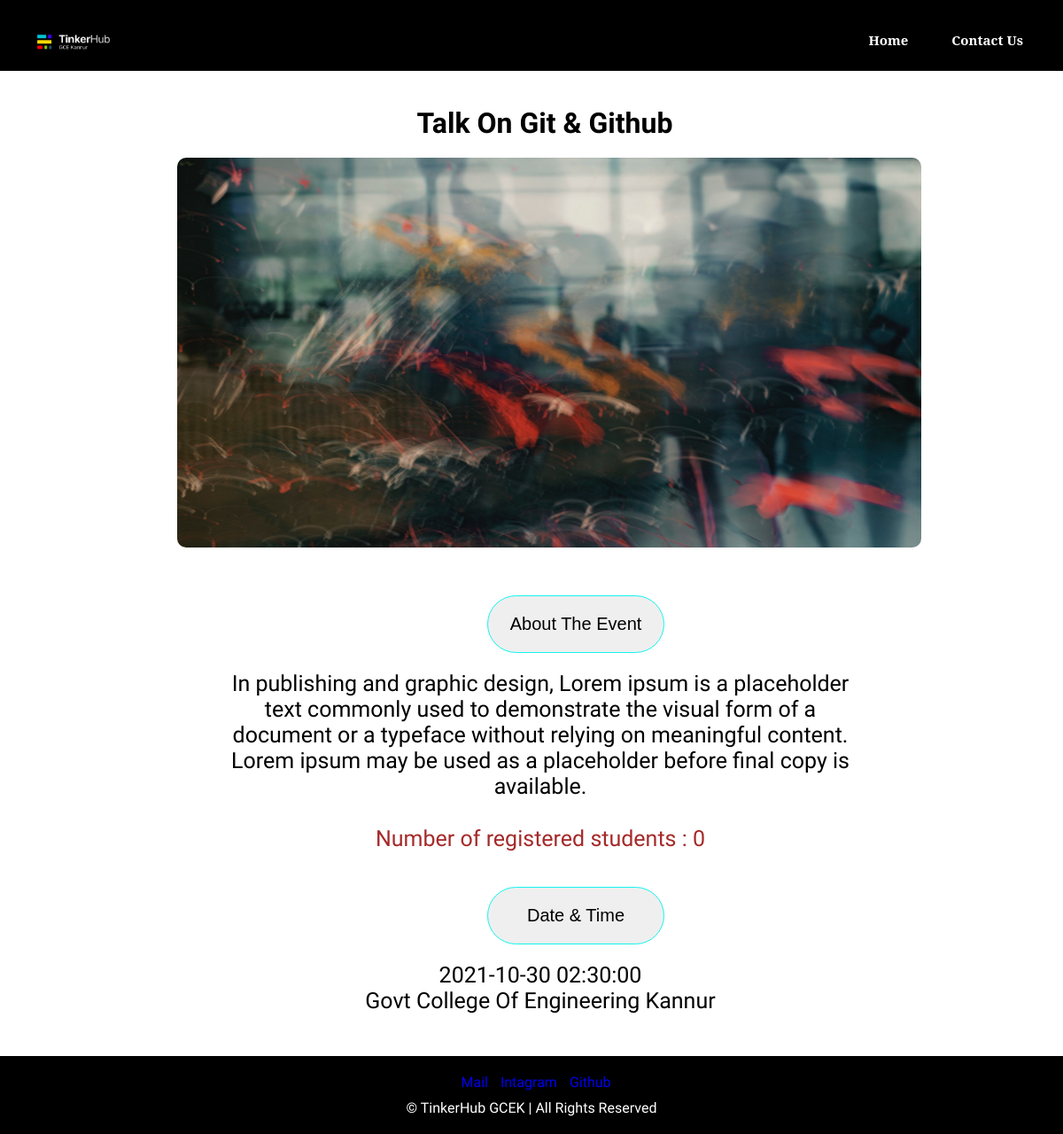
The app's page /event_details/46 with its own data.
### event/models.py (models this page shows)
class Event(models.Model):
    name = models.CharField('Event Name',max_length=120)
    venue = models.CharField('Venue Name',max_length=120)
    event_date = models.CharField('Event Date',max_length=80,blank=True,null=True)
    image = models.ImageField(blank=True,null=True,upload_to='img/')
    description = models.TextField(blank=True)
    def __str__(self):
        return self.name

### event/views.py (the view)
# urls.py: path('event_details/<event_id>',views.event_details,name="event-details"),
def event_details(request,event_id):
    event = Event.objects.get(pk=event_id)
    count = Student.objects.filter(event=event).count()
    return render(request,'events/details.html',{
        "event" : event,
        "count" : count
    })

### event/templates/events/details.html (shortened to what this page needs)
{% load static %}
<!DOCTYPE html>
<html lang="en">
<head>
    <link rel="stylesheet" type="text/css" href="{% static '/css/details.css' %}">
</head>
<body>
    <div class="main" >
        <div class="of">
        <a href="{% url 'home' %}"><img class="logo" src="{% static 'img/logo.png' %}" alt="logo of tinkerhub"></a>
        <div class="nav">
            <nav>
                <ul>
                    <li><a href="{% url 'home' %}">Home</a></li>
                    <li><a href="#footer">Contact Us</a></li>
                </ul>
            </nav>
        </div>
    </div>
        <div class="first">
            <h1>{{ event }}</h1>
            <img src="{{ event.image.url }}" alt="image of buit from zero" width="400px" height="440px"><br>
            <div class="text">
                <button class="onn">About The Event</button>
                <p>{{ event.description }}</p>
                <p style="color: brown;">Number of registered students : {{ count }} </p>
                <button class="rand">Date & Time</button>
                <p>{{ event.event_date }}<br>{{ event.venue }}</p>
            </div>
        </div>
          <br>
          <div id="footer">
            <a class="footerlink" href="https://webmail.au.syrahost.com/" target="blank">Mail</a>
            <a class="footerlink" href="#">Intagram</a>
            <a class="footerlink" href="#">Github</a>
            <p>&copy; TinkerHub GCEK | All Rights Reserved</p>
        </div>
    </div>
</body>
</html>

### static/css/details.css (style rules this page uses)
* { margin: 0; padding: 0; scroll-behavior: smooth; }
.main { width: 100%; height: 100vh; }
.of { background-color: black; height: 80px; }
.logo { width: 8%; border-radius: 50%; margin-left: 35px; margin-top: 0; margin-bottom: 20px; }
.nav { float: right; list-style: none; margin-top: 10px; font-family: 'Noto Serif', serif; font-size: 15px; font-weight: bold; }
.nav a { text-decoration: none; color: #fff; }
.nav li { display: inline-block; margin-right: 45px; margin-top: 25px; }
.first h1 { margin-top: 40px; margin-left: 30px; font-family: 'Fugaz One', cursive; font-weight: bold; text-align: center; }
.first img { width: 70%; margin-left: 200px; margin-top: 20px; margin-bottom: 50px; border-radius: 10px; }
.text p { margin-top: 20px; width: 60%; font-size: 25px; color: black; font-family: 'Markazi Text', serif; text-align: center; align-items: center; margin-left: 250px; margin-bottom: 30px; }
.onn { text-align: center; width: 200px; font-size: 20px; border: 1px solid #15f4ee; cursor:text; border-radius: 100px; padding: 20px 20px; margin-left: 550px; }
.rand { margin-top: 10px; text-align: center; width: 200px; font-size: 20px; border: 1px solid #15f4ee; cursor:text; border-radius: 100px; padding: 20px 20px; margin-left: 550px; }
#footer { background-color: black; padding: 5px; text-align: center; padding-top: 20px; padding-bottom: 20px; }
#footer .footerlink { margin-left: 10px; text-decoration: none; font-family: 'Spartan', sans-serif; }
#footer p { margin-top: 10px; font-family: 'Spartan', sans-serif; color: white; }

### records on screen
Event: name "Talk On Git & Github", image (picture), description "In publishing and graphic design, Lorem ipsum is a placeholder text commonly used to demonstrate the visual form of a document or a typeface without relying on meaningful content. Lorem ipsum may be used as a placeholder before final copy is available.", event_date "2021-10-30 02:30:00", venue "Govt College Of Engineering Kannur"

### other values on screen
{{ count }} "0"
